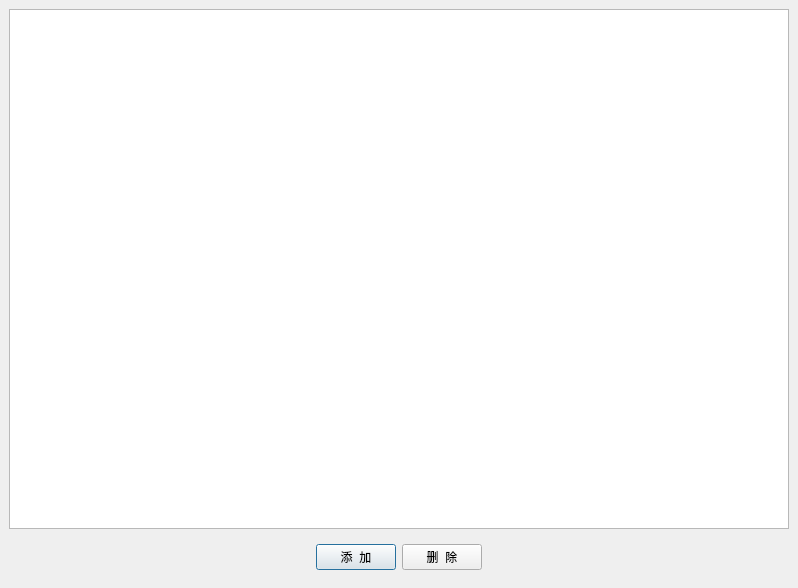
<?xml version="1.0" encoding="UTF-8"?>
<ui version="4.0">
 <class>SplashMaker</class>
 <widget class="QDialog" name="SplashMaker">
  <property name="geometry">
   <rect>
    <x>0</x>
    <y>0</y>
    <width>798</width>
    <height>588</height>
   </rect>
  </property>
  <property name="windowTitle">
   <string>Dialog</string>
  </property>
  <layout class="QVBoxLayout" name="verticalLayout">
   <property name="margin">
    <number>0</number>
   </property>
   <item>
    <widget class="QWidget" name="widget" native="true">
     <layout class="QVBoxLayout" name="verticalLayout_2">
      <item>
       <widget class="QListWidget" name="listWidget"/>
      </item>
      <item>
       <widget class="QWidget" name="widget_2" native="true">
        <layout class="QHBoxLayout" name="horizontalLayout">
         <item>
          <spacer name="horizontalSpacer">
           <property name="orientation">
            <enum>Qt::Horizontal</enum>
           </property>
           <property name="sizeHint" stdset="0">
            <size>
             <width>40</width>
             <height>20</height>
            </size>
           </property>
          </spacer>
         </item>
         <item>
          <widget class="QPushButton" name="addContent">
           <property name="minimumSize">
            <size>
             <width>0</width>
             <height>25</height>
            </size>
           </property>
           <property name="text">
            <string>添  加</string>
           </property>
          </widget>
         </item>
         <item>
          <widget class="QPushButton" name="removeContent">
           <property name="minimumSize">
            <size>
             <width>0</width>
             <height>25</height>
            </size>
           </property>
           <property name="text">
            <string>删  除</string>
           </property>
          </widget>
         </item>
         <item>
          <spacer name="horizontalSpacer_2">
           <property name="orientation">
            <enum>Qt::Horizontal</enum>
           </property>
           <property name="sizeHint" stdset="0">
            <size>
             <width>40</width>
             <height>20</height>
            </size>
           </property>
          </spacer>
         </item>
        </layout>
       </widget>
      </item>
     </layout>
    </widget>
   </item>
  </layout>
 </widget>
 <resources/>
 <connections/>
</ui>
